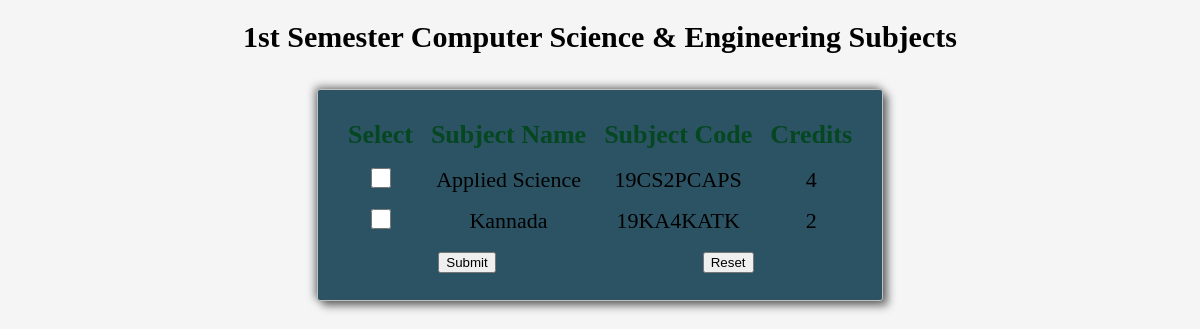
The app's page /1st_sem.php with its own data.
### tables this page shows
CREATE TABLE `add_s1` (
  `id` int(255) NOT NULL,
  `sub_name` varchar(255) NOT NULL,
  `sub_code` varchar(255) NOT NULL,
  `credits` bigint(255) NOT NULL
);

### 1st_sem.php (the view, shortened to what this page needs)
<?php
require_once('../connection.php');
$q = mysqli_query($con, "SELECT * FROM add_s1");
$rr = mysqli_num_rows($q);
if (!$rr) {
  echo "<h2 style='color:red;color:#ff0000;font-family:Acme;'>No Subjects Listed/Added Yet.</h2>";
} else {
?>
  <!DOCTYPE html>
  <html lang="en">
  <head>
  </head>
  <body>
    <h1 class="myh1">1st Semester Computer Science & Engineering Subjects</h1>
    <div class="forms">
      <form class="myform" method="POST">
        <table width="100%">
          <tr>
            <th> Select</th>
            <th> Subject name</th>
            <th> Subject Code</th>
            <th> Credits </th>
          </tr>
          <?php
          while ($row = mysqli_fetch_array($q)) {
            echo "<tr style='color:black;font-size:18px;'>";
            echo "<td> <input type='checkbox' class='geekmark' value = ' . $row[id] . ' /></td>";
            echo "<td align = 'center'>" . $row['sub_name'] . "</td>";
            echo "<td align = 'center'>" . $row['sub_code'] . "</td>";
            echo "<td align = 'center'>" . $row['credits'] . "</td>"; ?>
        <?php }
        }
        ?>
        <tr>
          <td colspan="2"> <input class="btn login_btn" type="submit" name="Submit" value="Submit" /> </td>
          <td colspan="2"> <input class="btn reset_btn" type="reset" value="Reset"></td>
        </tr>
        </table>
      </form>
    </div>
  </body>
  </html>

### 1st_sem.php (style rules this page uses)
.forms { width: fit-content; height: fit-content; margin-left: auto; margin-right: auto; display: block; box-shadow: -2px -2px 9px rgba(0, 0, 0, 0.5), 5px 5px 9px rgba(0, 0, 0, 0.5); padding: 0; border: 1px solid silver; border-radius: 3px; background-color: #2C5364; justify-content: flex-start; }
.myform { padding: 20px; border-radius: 8px; }
table th { text-align: center; padding: 8px; color: rgb(4, 71, 32); font-family: 'Bitter'; text-transform: capitalize; text-shadow: rgb(240, 240, 12); font-size: 26px; }
table td { text-align: center; padding: 5px; font-size: 22px; color: black; font-family: 'Bitter'; }
.myh1 { text-align: center; font-size: 30px; text-decoration: none; padding-bottom: 15px; text-shadow: rgba(0, 0, 0, 0.1); font-family: 'PT Serif'; font-weight: bold; }
.geekmark { height: 20px; width: 20px; background-color: green; }
body { background-color: whitesmoke; }

### records on screen
add_s1: sub_name "Applied Science", sub_code "19CS2PCAPS", credits "4"
add_s1: sub_name "Kannada", sub_code "19KA4KATK", credits "2"
